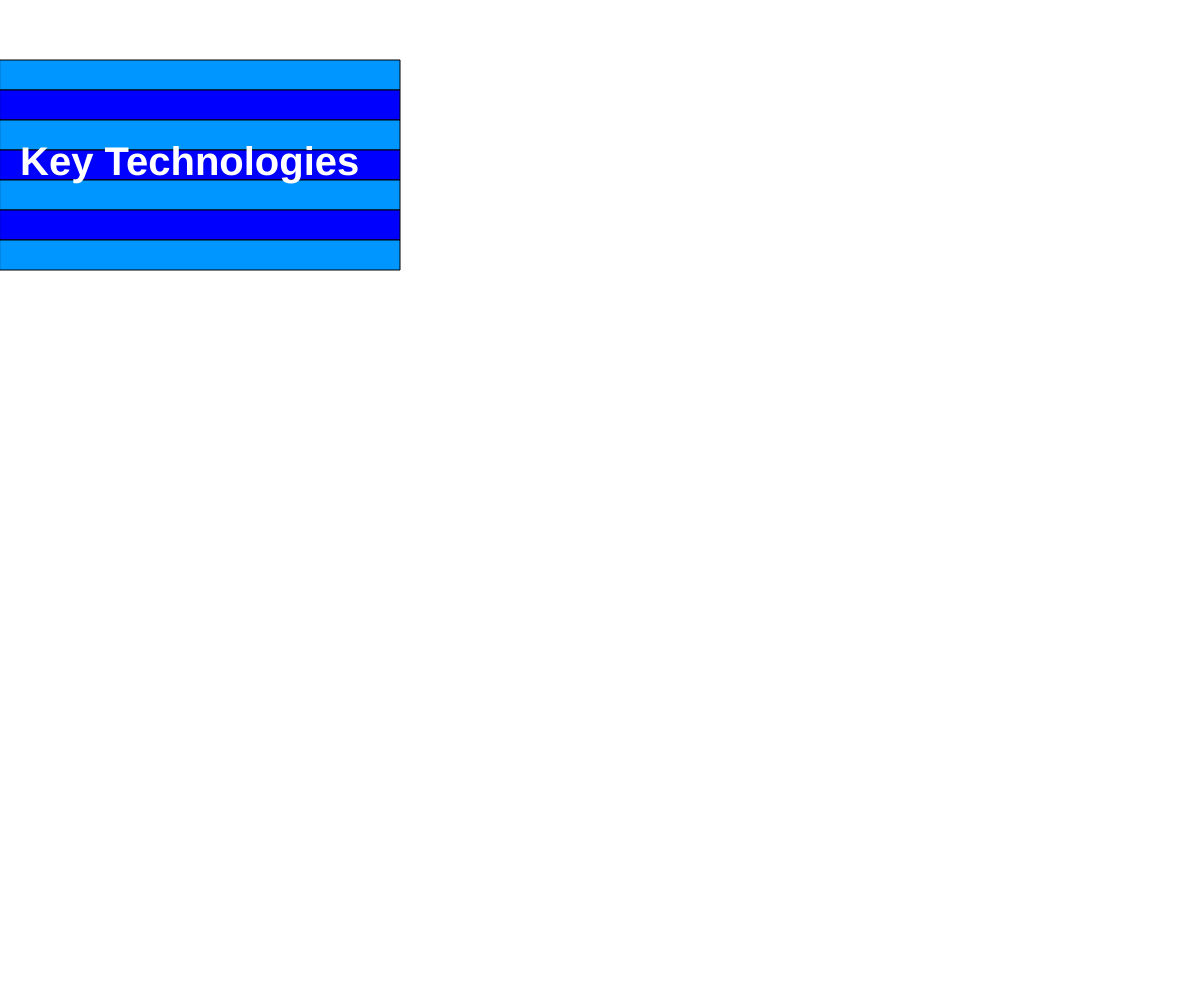
Frame 1 (no input)
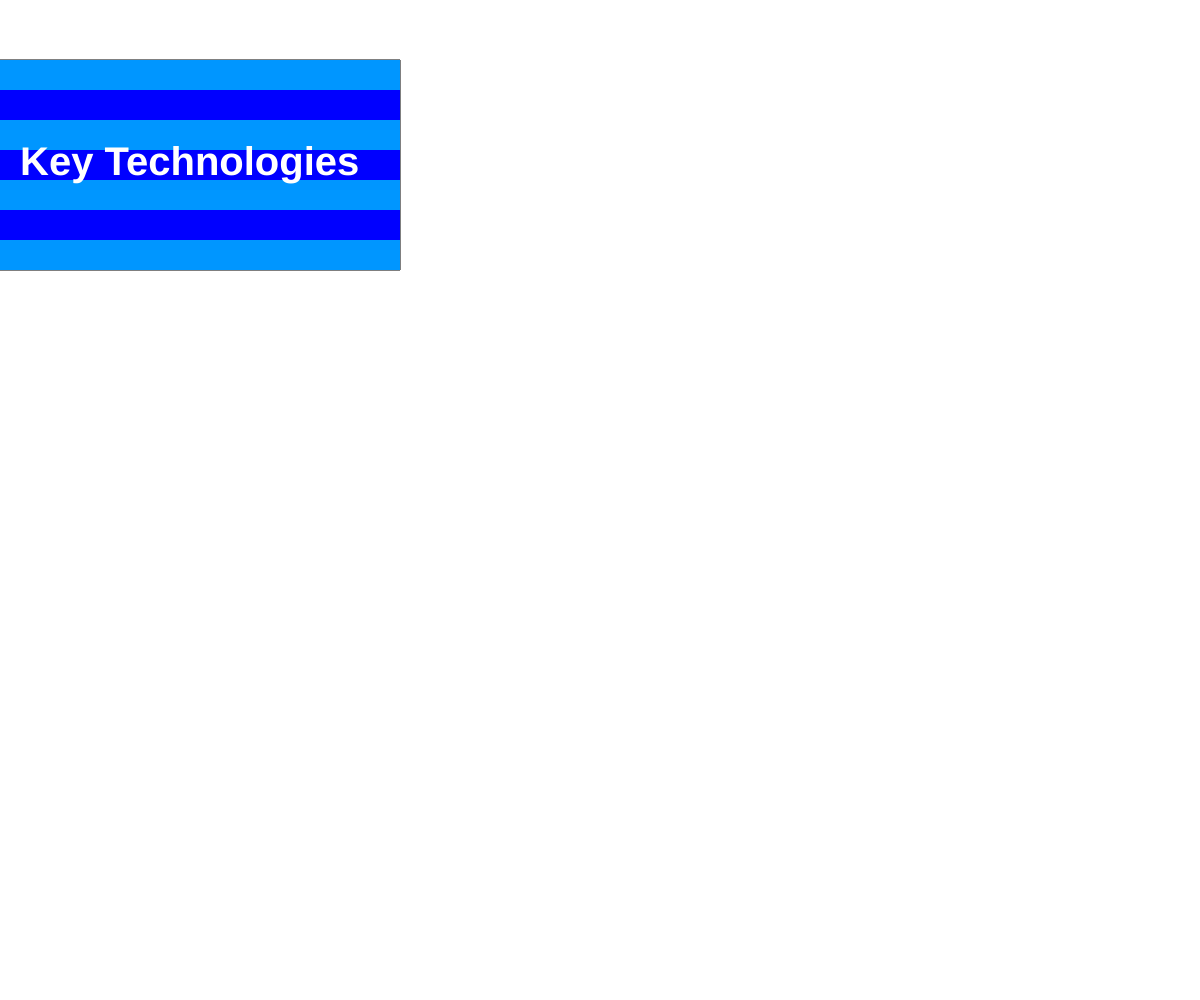
Frame 60 (no input)
Frame 120 (the mouse pressed at the canvas centre since frame 60): identical to frame 60, image omitted

The p5.js sketch that drew these frames (run headless with seeded random() and noise() and a simulated clock; from frame 60 on, the mouse is pressed at the canvas centre):

// p5.js sketch
// ── sketch.js
/* eslint-disable no-undef, no-unused-vars */

function setup() {
  createCanvas(windowWidth, windowHeight);
  // Put setup code here
}

function draw() {
  // Put drawings here
  fill(0, 150, 255);
  rect(0, 60, 400, 30);

  fill(0, 0, 255);
  rect(0, 90, 400, 30);

  fill(0, 150, 255);
  rect(0, 120, 400, 30);

  fill(0, 0, 255);
  rect(0, 150, 400, 30);

  // blue
  fill(0, 150, 255);
  rect(0, 180, 400, 30);

  fill(0, 0, 255);
  rect(0, 210, 400, 30);

  fill(0, 150, 255);
  rect(0, 240, 400, 30);
  noStroke();
  fill(255);
  textStyle(BOLD);
  textSize(40);
  text("Key Technologies", 20, 175);
}

// This Redraws the Canvas when resized
windowResized = function () {
  resizeCanvas(windowWidth, windowHeight);
};

// This Redraws the Canvas when resized
windowResized = function () {
  resizeCanvas(windowWidth, windowHeight);
};

// This Redraws the Canvas when resized
windowResized = function () {
  resizeCanvas(windowWidth, windowHeight);
};
